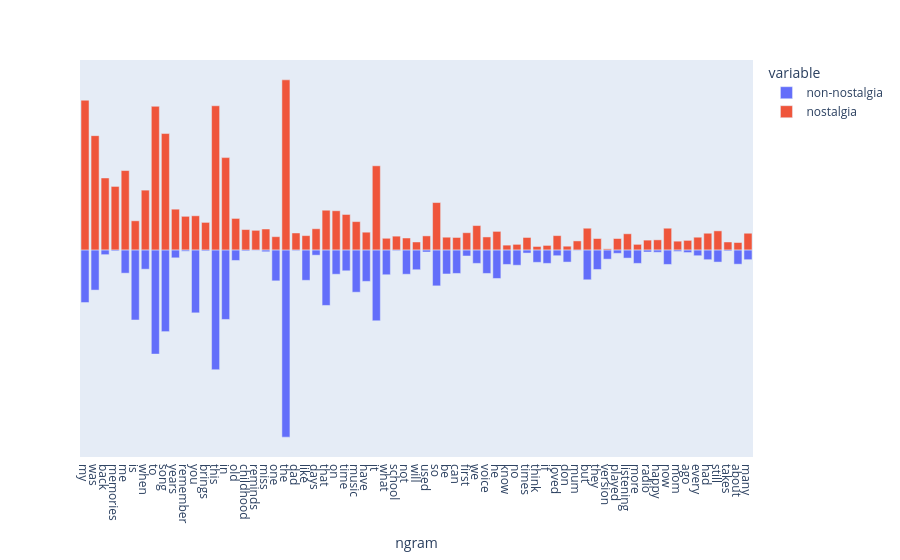

Notebook source saved alongside this figure:
### Markdown cell above
### **2. Word with the most difference in usage**

### Code cell
import pandas as pd
from sklearn.feature_extraction.text import CountVectorizer
import plotly.express as px

vectorizer = CountVectorizer()
X_counts = vectorizer.fit_transform(X_visual['comment'])
word_freq_df = pd.DataFrame(X_counts.toarray(), columns=vectorizer.get_feature_names_out())
word_freq_df['sentiment'] = X_visual['sentiment']
nostalgic_word_freq = word_freq_df[word_freq_df['sentiment'] == 'nostalgia'].drop(columns='sentiment').sum()
non_nostalgic_word_freq = word_freq_df[word_freq_df['sentiment'] == 'not nostalgia'].drop(columns='sentiment').sum()

combined_df = pd.DataFrame({
    'ngram': nostalgic_word_freq.index,
    'nostalgia': nostalgic_word_freq.values,
    'non-nostalgia': non_nostalgic_word_freq.values
})

combined_df['difference'] = abs(combined_df['nostalgia'] - combined_df['non-nostalgia'])
combined_df = combined_df.sort_values(by='difference', ascending=False)

filterd_df = combined_df[ abs(combined_df['difference'])>25 ]

filterd_df.loc[:,'non-nostalgia'] *= -1

fig = px.bar(filterd_df, x='ngram', y=['non-nostalgia', 'nostalgia'], height=400)
fig.update_xaxes(tickmode='linear')
fig.update_yaxes(visible=False)
fig.show()

### Figure 1 — Plotly figure (JSON) as saved in the notebook; plotly's stock layout.template omitted (floating-point values rounded to 4 significant figures)
{"data": [{"alignmentgroup": "True", "hovertemplate": "variable=non-nostalgia<br>ngram=%{x}<br>value=%{y}<extra></extra>", "legendgroup": "non-nostalgia", "marker": {"color": "#636efa", "pattern": {"shape": ""}}, "name": "non-nostalgia", "offsetgroup": "non-nostalgia", "orientation": "v", "showlegend": true, "textposition": "auto", "type": "bar", "x": ["my", "was", "back", "memories", "me", "is", "when", "to", "song", "years", "remember", "you", "brings", "this", "in", "old", "childhood", "reminds", "miss", "one", "the", "dad", "like", "days", "that", "on", "time", "music", "have", "it", "what", "school", "not", "will", "used", "so", "be", "can", "first", "we", "voice", "he", "know", "no", "times", "think", "if", "loved", "don", "mum", "but", "they", "version", "played", "listening", "more", "radio", "happy", "now", "mom", "ago", "every", "had", "still", "takes", "about", "many"], "xaxis": "x", "y": [-199, -152, -18, -4, -88, -265, -73, -394, -309, -30, -5, -238, -4, -453, -263, -40, -4, -2, -7, -117, -708, -3, -115, -20, -210, -92, -79, -160, -119, -268, -94, -3, -92, -75, -8, -136, -91, -89, -23, -51, -89, -108, -55, -58, -12, -47, -51, -22, -46, -2, -113, -74, -35, -13, -31, -51, -8, -9, -55, -6, -10, -22, -37, -46, -4, -54, -37], "yaxis": "y"}, {"alignmentgroup": "True", "hovertemplate": "variable=nostalgia<br>ngram=%{x}<br>value=%{y}<extra></extra>", "legendgroup": "nostalgia", "marker": {"color": "#EF553B", "pattern": {"shape": ""}}, "name": "nostalgia", "offsetgroup": "nostalgia", "orientation": "v", "showlegend": true, "textposition": "auto", "type": "bar", "x": ["my", "was", "back", "memories", "me", "is", "when", "to", "song", "years", "remember", "you", "brings", "this", "in", "old", "childhood", "reminds", "miss", "one", "the", "dad", "like", "days", "that", "on", "time", "music", "have", "it", "what", "school", "not", "will", "used", "so", "be", "can", "first", "we", "voice", "he", "know", "no", "times", "think", "if", "loved", "don", "mum", "but", "they", "version", "played", "listening", "more", "radio", "happy", "now", "mom", "ago", "every", "had", "still", "takes", "about", "many"], "xaxis": "x", "y": [566, 432, 272, 240, 300, 110, 226, 543, 440, 154, 127, 129, 104, 545, 349, 119, 77, 74, 79, 50, 643, 64, 54, 80, 150, 148, 134, 107, 67, 318, 44, 52, 45, 30, 53, 179, 48, 47, 65, 92, 49, 70, 18, 21, 47, 13, 17, 54, 14, 34, 82, 43, 4, 43, 61, 21, 37, 38, 82, 33, 36, 48, 63, 72, 30, 28, 63], "yaxis": "y"}], "layout": {"autosize": true, "barmode": "relative", "legend": {"title": {"text": "variable"}, "tracegroupgap": 0}, "margin": {"t": 60}, "xaxis": {"anchor": "y", "autorange": true, "domain": [0, 1], "range": [-0.5, 66.5], "tickmode": "linear", "title": {"text": "ngram"}, "type": "category"}, "yaxis": {"anchor": "x", "autorange": true, "domain": [0, 1], "range": [-783.1, 718.1], "title": {"text": "value"}, "type": "linear", "visible": false}}}
